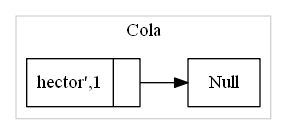

The Python source for this figure:
import os
# importaciones
# importacion para lectura y escritura de un archivo
from io import *

# clase nodo
# estructura del nodo
class Nodo:
    # metodo contructor
    def __init__(self,nombreUsuario,score):
        self.nombreUsuario = nombreUsuario
        self.score = score
        self.siguienteCola = None
#-------------------------------------------------------------------------------------------------

# estructura de la cola
# clase cola
class Cola:
    # metodo contructor
    def __init__(self):
        self.primeroCola = None
        self.ultimoCola = None
        self.sizeCola = 0
    #-------------------------------------------------------------------------------------------------

    # metodo para agregar en la cola
    def addCola(self,nombreUsuario,score):
        if self.primeroCola == None and self.ultimoCola==None:
            # creacion de un nuevo nodo
            nuevoNodo = Nodo(nombreUsuario,score)
            self.primeroCola = nuevoNodo
            self.ultimoCola = nuevoNodo
            self.sizeCola += 1
        else:
            # creacion de un nuevo nodo
            nuevoNodo = Nodo(nombreUsuario,score)
            self.ultimoCola.siguienteCola = nuevoNodo
            self.ultimoCola = nuevoNodo
            self.sizeCola += 1
    #-------------------------------------------------------------------------------------------------


    # metodo para elminar de la cola
    def unqueued(self):
        if self.primeroCola == None and self.ultimoCola == None:
            print("la cola esta vacia")
        elif self.primeroCola == self.ultimoCola:
            self.primeroCola = None
            self.ultimoCola = None
            self.sizeCola -= 1
        else:
            temporal = self.primeroCola
            self.primeroCola = self.primeroCola.siguienteCola
            temporal = None
            self.sizeCola -= 1
    #-------------------------------------------------------------------------------------------------


    #  get tamaniio de la cola actual
    def getSizeCola(self):
        return self.sizeCola
    #-------------------------------------------------------------------------------------------------


    # metodo para imprimir la cola
    def printCola(self):
        # variable temporal
        primeroTemporal = self.primeroCola
        # tamanio acutal de la cola
        temporalSize = self.sizeCola
        while temporalSize > 0:
            print(primeroTemporal.nombreUsuario)
            primeroTemporal = primeroTemporal.siguienteCola
            temporalSize -= 1
    #-------------------------------------------------------------------------------------------------



    #---------------Escritura del reporte de la cola--------------------------------------
    def GraCola(self):
        #-----------------------------------------------------------------------------------------------------
        #lectura del archivo y limpiado del archivo
        archivo_texto = open("Cola.txt","r")
        lineas = archivo_texto.readlines()
        archivo_texto.close()
        #vaciado del archivo 
        archivo_texto = open("Cola.txt","w")
        for lineas in lineas:
            archivo_texto.write("")
        archivo_texto.close()
        #------------------------------------------------------------------------------------------------------
        
        #sobre-escritura  para genera graphviz
        archivo_texto = open("Cola.txt","w")
        archivo_texto.write("digraph{\n")#encabezado
        archivo_texto.write("rankdir=LR;\n")#direccion 
        archivo_texto.write("subgraph cluster_0{color = lightgrey; node[shape=record]\n")#poscion del titulo
        #recorrimiento de la lista
        # variable temporal
        primeroTemporal = self.primeroCola
        # tamanio acutal de la cola
        temporalSize = self.sizeCola
        numeroDeNodo = 0 # variable para enumerar los nodos
        while temporalSize > 0:
            archivo_texto.write("Nodo"+str(numeroDeNodo)+"[label=\" { "+str(primeroTemporal.nombreUsuario)+","+ str(primeroTemporal.score)+ " | } \"];\n" )
            primeroTemporal = primeroTemporal.siguienteCola
            numeroDeNodo += 1 #aumenta el numero del nodo
            temporalSize -= 1 #disminue el numero para recorrer la lista
            #para la union de nodos
            if temporalSize <= 0:
                numeroDeNodo = numeroDeNodo - 1 # variable para enumerar los nodos
                while temporalSize +1   < self.sizeCola:
                    archivo_texto.write("Nodo"+str(numeroDeNodo)+"->Nodo"+str(numeroDeNodo-1)+"\n")
                    numeroDeNodo -= 1
                    temporalSize += 1
                break
        #fin del ciclo while
        archivo_texto.write("Nodo"+str(numeroDeNodo)+"->Null\n")
        #fin del recorrido de la cola    
        archivo_texto.write("label = \" Cola \";\n")#titulo del grafo
        archivo_texto.write("}\n")#
        archivo_texto.write("}\n")#
        archivo_texto.close()#cierre del archivo
    #-------------------------------------------------------------------------------------------------



    #-----------apertura del reporte que se genero------------------------------------------------------------
    def imagenDot(self):
        #creacon de la imagen dot
        os.system("dot -Tpng  C:\\Users\\HECTOR\\Documents\\EDD\\EDD_1S2019_P1_201314296\\Cola.txt -o C:\\Users\\HECTOR\\Documents\\EDD\\EDD_1S2019_P1_201314296\\Cola.png ")
        #apertura de la imagen dot
        os.system("C:\\Users\\HECTOR\\Documents\\EDD\\EDD_1S2019_P1_201314296\\Cola.png" )
    #-------------------------------------------------------------------------------------------------
